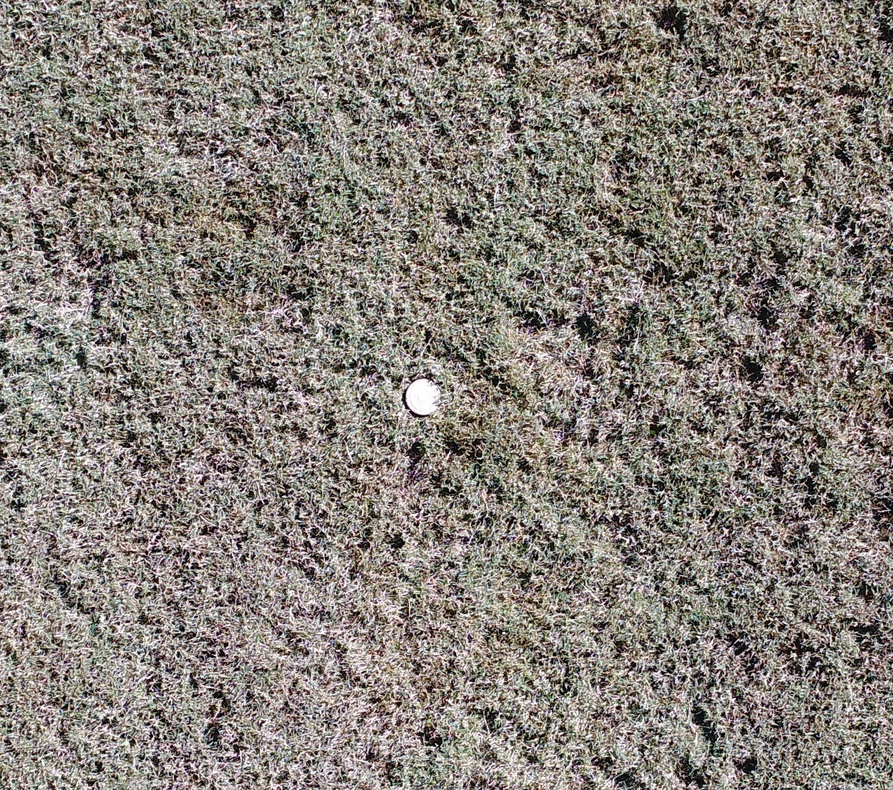
#> input picture Hough/test.jpg, 893 x 790 px, shrunk from 1611 x 1424 before the run, found by its file name
$ python h_trans.py   (Python 2 division)
#> lines starting #> are read from the running program, lines starting #| are printed output that depends on the picture; after the words box and inside, x2 and y2 are one past the last pixel; in counts of white or black regions, pixels touching at a corner belong together
#> further down, image is the input picture: shape (790, 893, 3); mean B, G, R 121.3, 127.7, 134.5
import cv2
import matplotlib.pyplot as plt
import numpy as np


def find_mine(img):
    blur = cv2.bilateralFilter(img,9,75,75)
    b, g, r = cv2.split(blur)
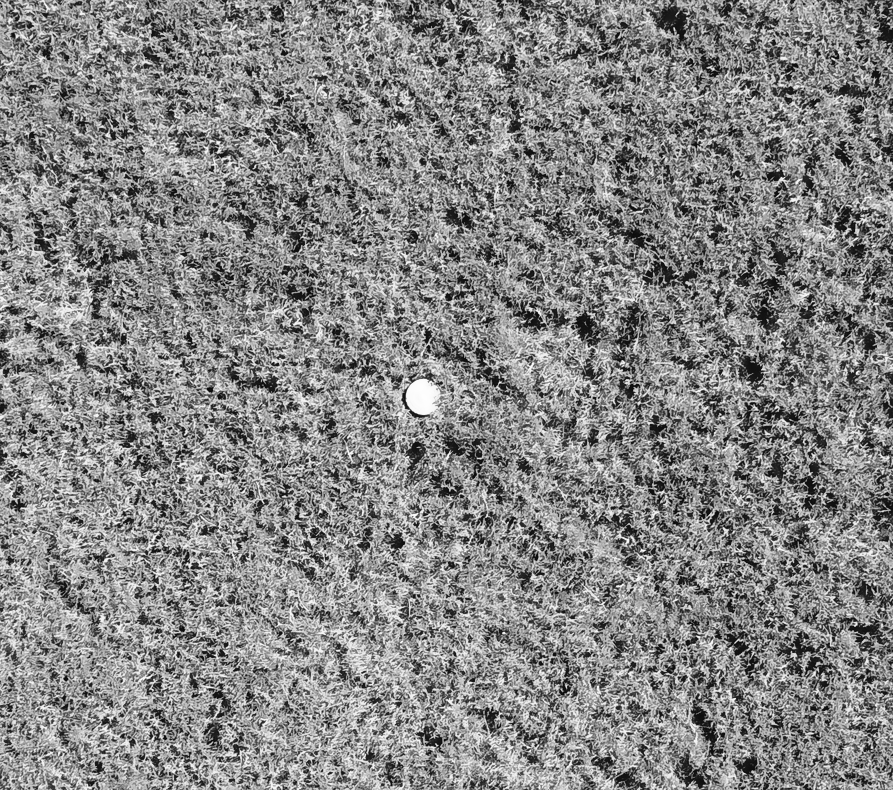
#> r: shape (790, 893); min 8, max 254, mean 134.5
    i = b * 2 - r - g
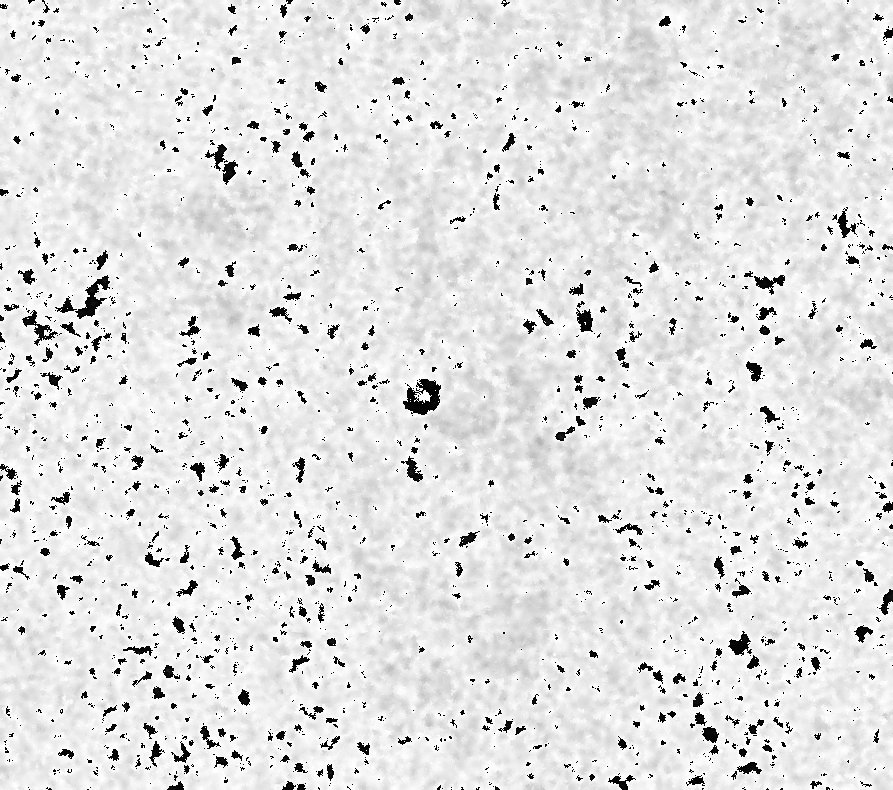
#> i: shape (790, 893); min 0, max 255, mean 225.3
    i = 255 - i
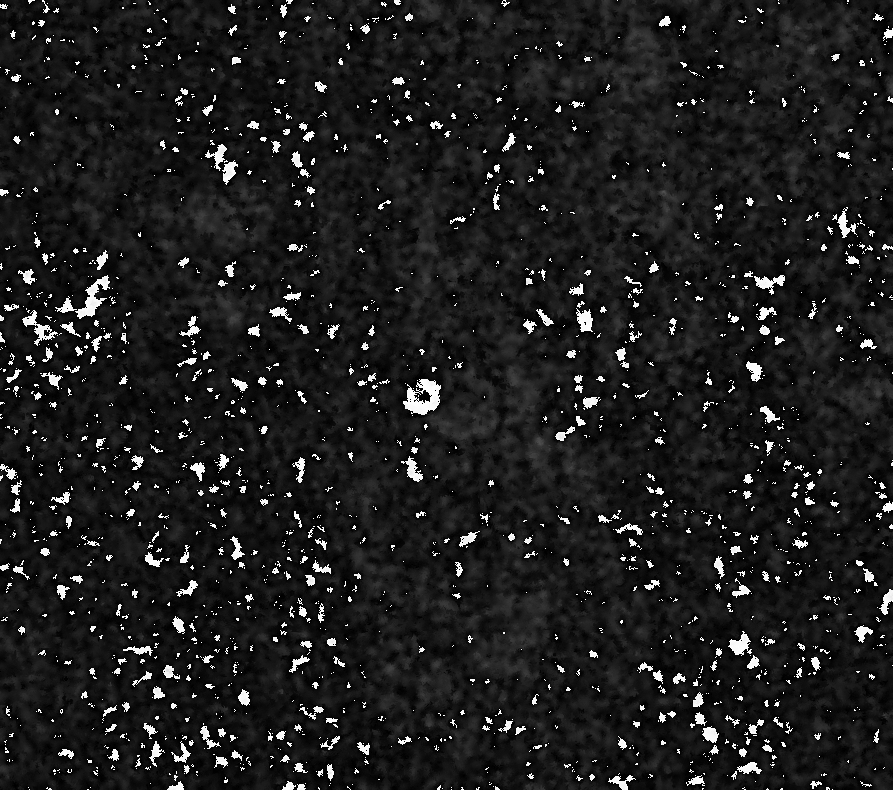
#> i: shape (790, 893); min 0, max 255, mean 29.7
    close_k = np.ones((20, 20), np.uint8)
    open_k = np.ones((10, 10), np.uint8)
    print ("openclosing")
    c = cv2.morphologyEx(i, cv2.MORPH_CLOSE, close_k)
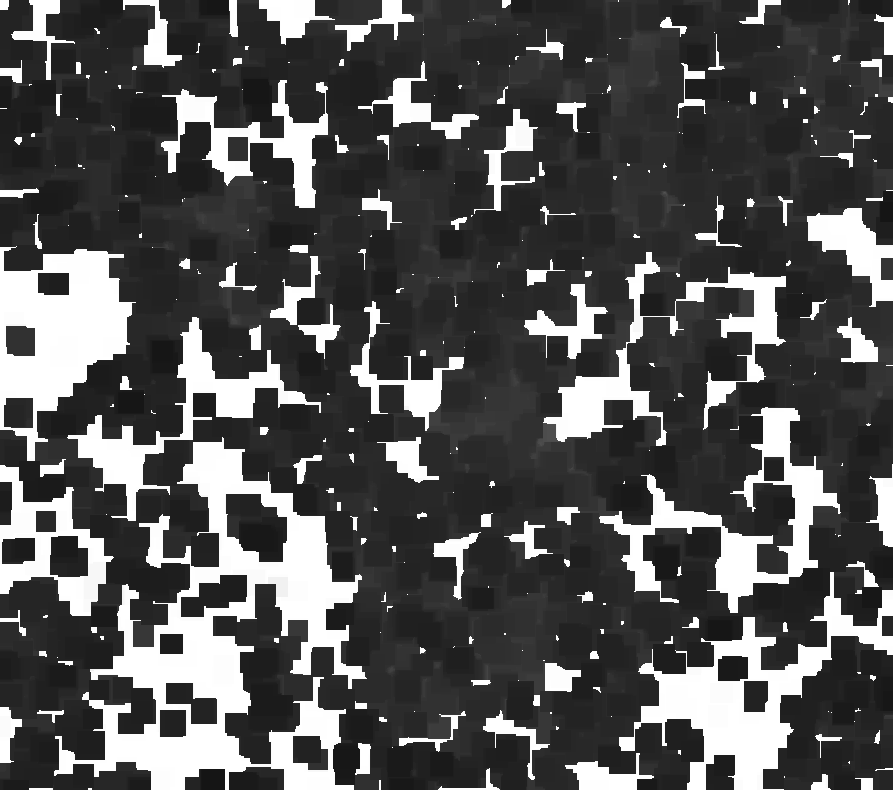
#> c: shape (790, 893); min 21, max 255, mean 84.1
    o = cv2.morphologyEx(c, cv2.MORPH_OPEN, open_k)
    gauss = cv2.GaussianBlur(o, (7, 7), 15)
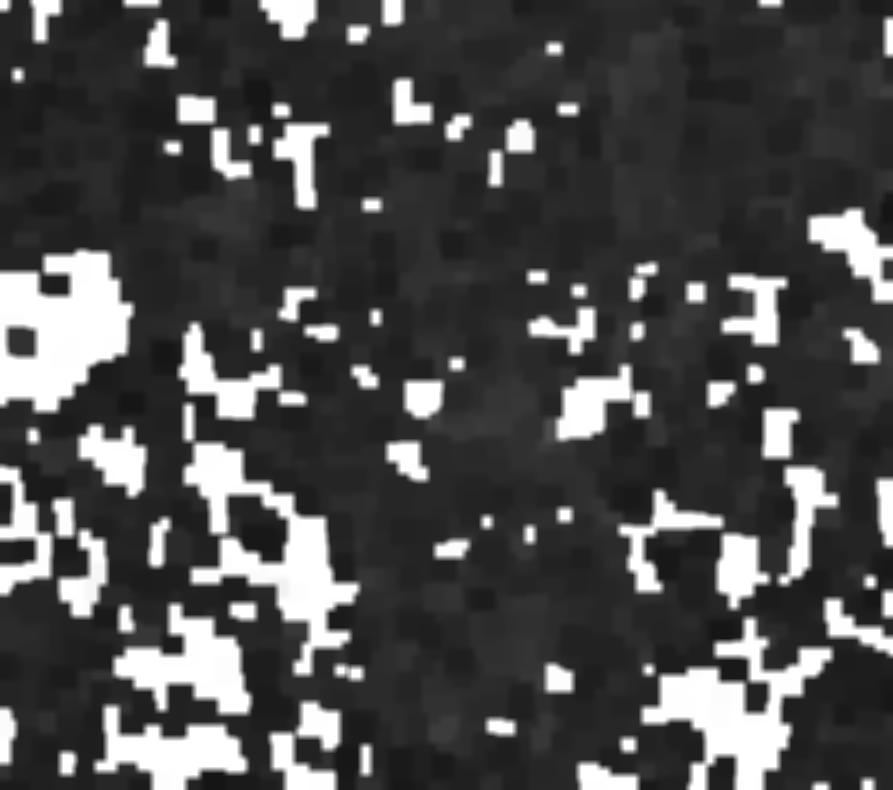
#> gauss: shape (790, 893); min 21, max 255, mean 75.8
    print ("gauss")
    rt, th = cv2.threshold(gauss, 0, 255, cv2.THRESH_BINARY + cv2.THRESH_OTSU)
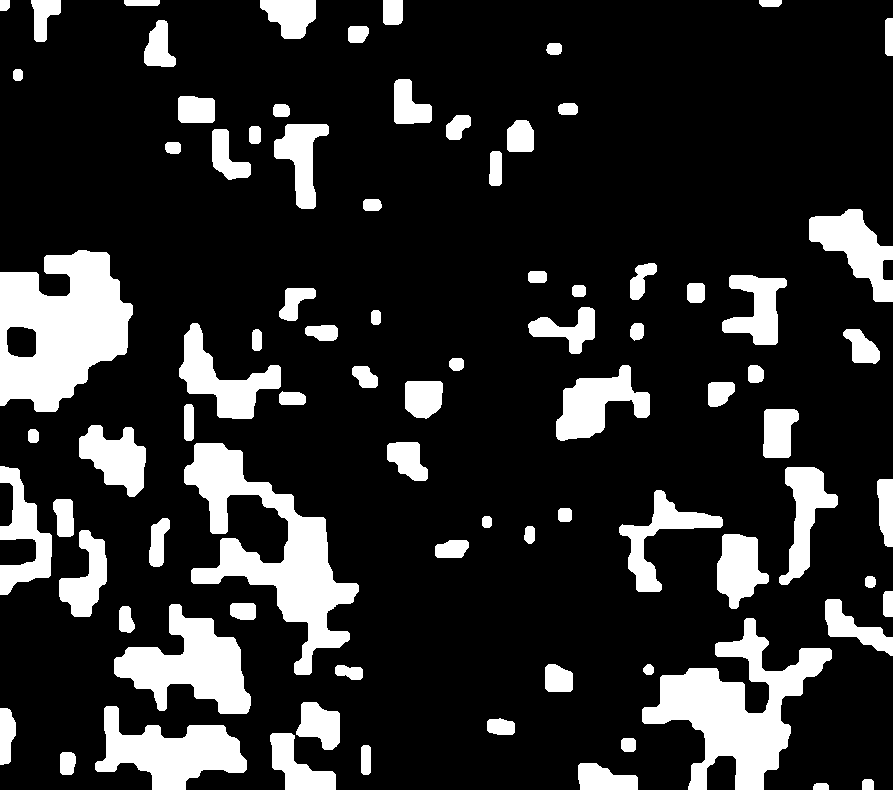
#> th: shape (790, 893); 17.5% white; 84 white regions, largest, box (x1, y1, x2, y2) and area: (0, 250, 133, 412) 14378, (184, 443, 359, 675) 13312, (642, 618, 832, 790) 12747
#> rt = 138
    print ("thres")
    circles = cv2.HoughCircles(th, cv2.HOUGH_GRADIENT, 1, 2,
                               param1=200, param2=80, minRadius=0, maxRadius=0)
#> circles = None
    print ("circ")

    if circles is not None:
        circles = np.uint16(np.around(circles))
        for i in circles[0, :]:
            if i[2] < 20:
                # draw the outer circle
		print ("draw O C")
                cv2.circle(img, (i[0], i[1]), i[2], (0, 255, 0), 2)
                # draw the center of the circle
		print ("draw i2 C")
                cv2.circle(img, (i[0], i[1]), 2, (0, 0, 255), 3)
		print ("draw I C")

    plt.imshow(img, cmap='gray')
    plt.show()


if __name__ == '__main__':
    image = cv2.imread('/test.jpg', 	                                                                                                                                                                                                                                                                                                                                                                                                                                                                                                                                                                                                                                                                                                )
    find_mine(image)
